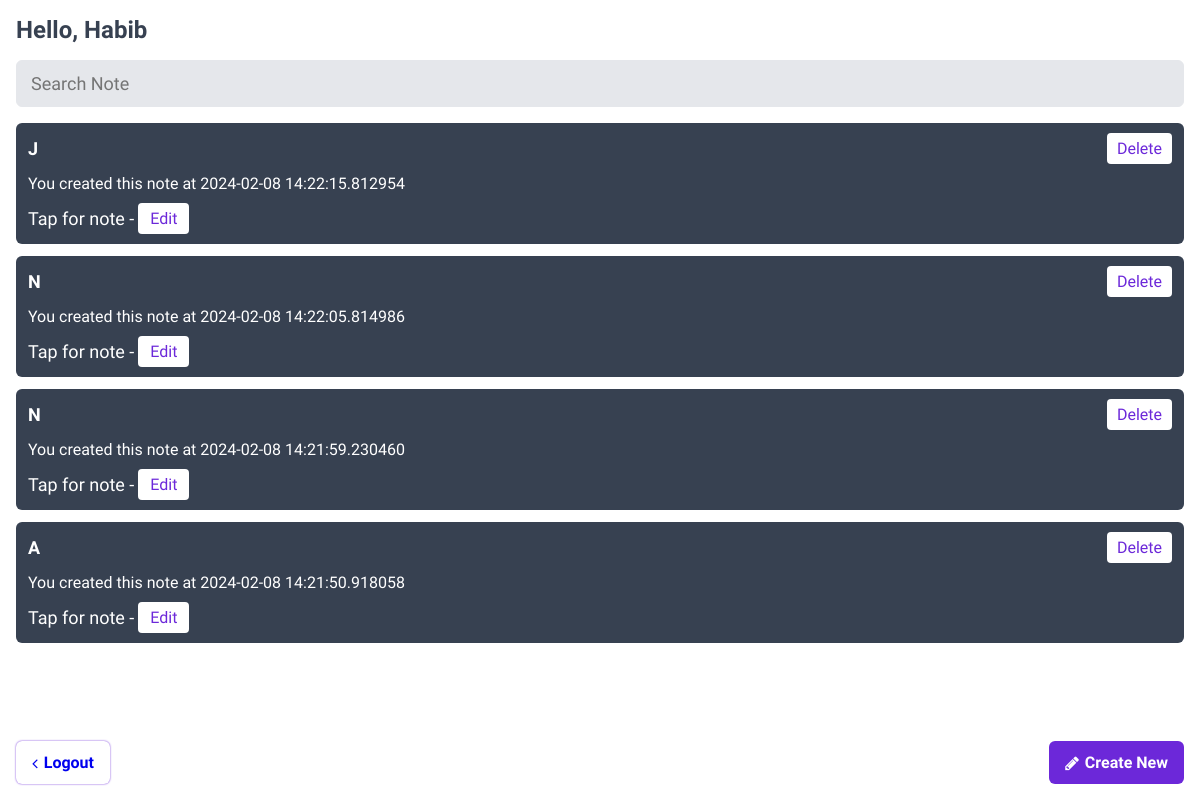
Page / (signed in) on the earlier database version.
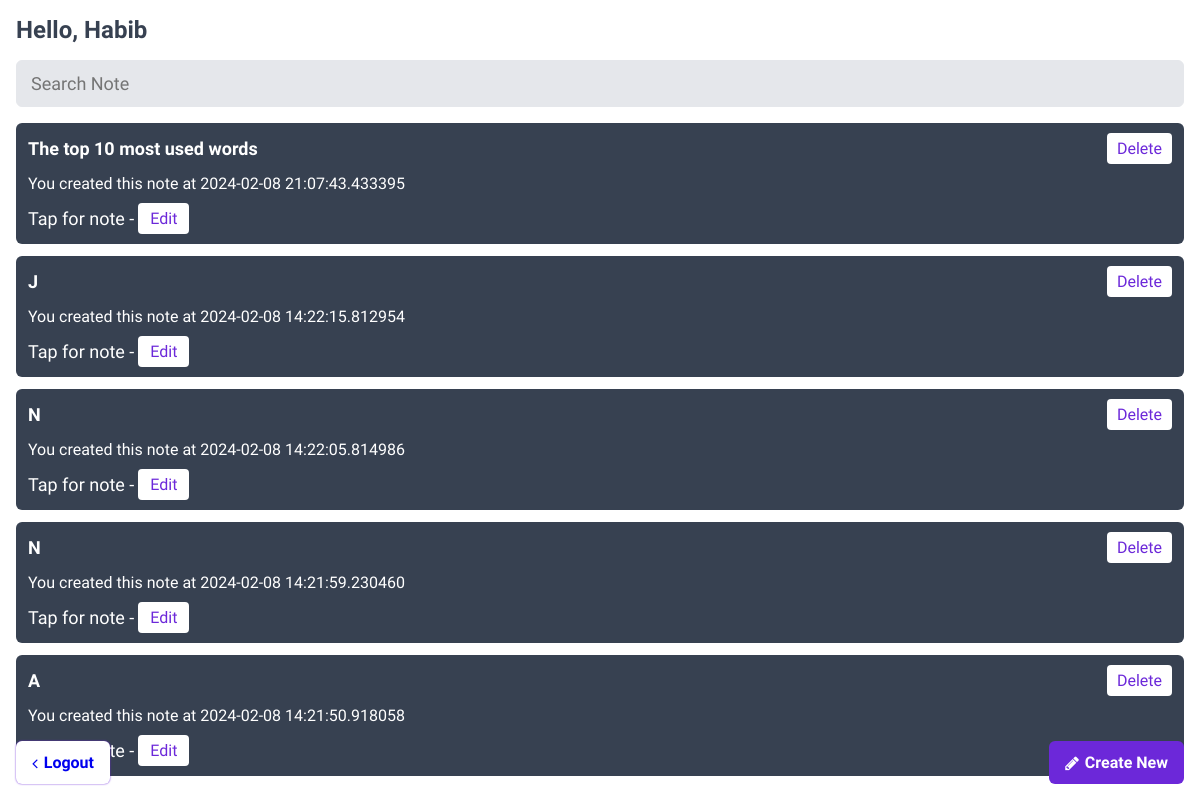
Same page on the later database version.
### app.py (models this page shows)
class User(db.Model):
    __tablename__ = "users"
    id = db.Column(db.Integer, primary_key = True)
    username = db.Column(db.String(50))
    email = db.Column(db.String(50), unique = True)
    password = db.Column(db.String(40))
    image_filename = db.Column(db.String(100))
    entries = db.relationship('Entry', backref='users', overlaps="users,entries")

class Note(db.Model):
    id = db.Column(db.Integer, primary_key= True)
    title = db.Column(db.String(100))
    text = db.Column(db.String(500))
    timestamp = db.Column(db.DateTime, default = datetime.utcnow)

### app.py (the view)
@app.route("/")
@login_required
def show_entries():
    if "user_id" in session:
        user_id = session["user_id"]
        if user_id:
            user = User.query.get(user_id)
            if user:
                notes = Note.query.order_by(Note.id.desc()).all()
                return render_template("entries/home.html", name = user, notes = notes)

### app.py (called while the page is built)
def login_required(view):
    @wraps(view)
    def inner(*args, **kwargs):
        if not session.get("logged_in"):
            return redirect(url_for("login"))
        return view(*args, **kwargs)
    return inner

### templates/entries/home.html (shortened to what this page needs)
<!doctype html>
<html lang="en">
	<head>
		<link
			rel="stylesheet"
			href="{{url_for('static', filename='./global.css')}}"
		/>
		<link
			rel="stylesheet"
			href="{{url_for('static', filename='./home.css')}}"
		/>
		<link
			rel="stylesheet"
			href="https://cdnjs.cloudflare.com/ajax/libs/font-awesome/4.7.0/css/font-awesome.min.css"
		/>
	</head>
	<body>
		<section class="home-container">
			<h1>Hello, {{ name.username }}</h1>
			<input placeholder="Search Note" />
			<div>
				{% for note in notes %}
				<div>
					<div class="notes">
						<div class="note-head">
							<label class="note-title"> {{ note.title }} </label>
							<a href="/delete/{{ note.id }}"> Delete </a>
						</div>
						<p class="timestamp">
							You created this note at {{ note.timestamp }}
						</p>
						<p class="tap">
							Tap for note -
							<a href="/edit/{{ note.id }}/new">Edit</a>
						</p>
					</div>
					{% else %}
					<p class="empty">No entry yet</p>
					{% endfor %}
				</div>
			</div>
			<div class="footer">
				<a href="/logout"> <i class="fa fa-angle-left"></i> Logout </a>
				<a href="/new_add"> <i class="fa fa-pencil"></i> Create New </a>
			</div>
		</section>
	</body>
</html>

### static/global.css (style rules this page uses)
* { padding: 0; margin: 0; border: none; outline: none; box-sizing: border-box; font-family: "Quicksand", sans-serif; }

### static/home.css (style rules this page uses)
body { background: var(--white); }
:root { --main: hsl(263, 70%, 50.4%); --lightgrey: hsl(220, 13%, 91%); --darkgrey: hsl(217, 19.1%, 26.7%); --white: rgba(255, 255, 255, 1); }
.home-container { padding: 16px; }
.home-container > h1 { font-size: 24px; color: var(--darkgrey); }
.home-container > input { display: block; padding: 12px 14px; font-size: 18px; background: var(--lightgrey); width: 100%; border-radius: 6px; border: 1px solid var(--lightgrey); caret-color: var(--main); margin-block: 16px; }
.notes { background: var(--darkgrey); color: var(--white); margin-top: 12px; padding: 10px 12px; border-radius: 6px; overflow-y: scroll; }
.notes .note-title { font-size: 18px; font-weight: bolder; }
.notes .note-head { display: flex; justify-content: space-between; align-items: center; flex-direction: row; gap: 20px; width: 100%; }
.notes .note-head a { display: block; background: var(--white); color: var(--main); padding: 6px 10px; border-radius: 4px; text-decoration: none; }
.notes .timestamp { padding-block: 10px; font-size: 16px; }
.notes .tap { display: flex; justify-content: start; align-items: center; flex-direction: row; font-size: 18px; gap: 4px; }
.notes .tap a { display: block; background: var(--white); color: var(--main); padding: 6px 12px; border-radius: 4px; text-decoration: none; font-size: 16px; }
.footer { display: flex; justify-content: space-between; align-items: center; flex-direction: row; position: fixed; left: 16px; right: 16px; bottom: 16px; }
.footer a { display: flex; justify-content: start; align-items: center; flex-direction: row; gap: 6px; text-decoration: none; padding: 12px 16px; font-weight: bold; border-radius: 6px; }
.footer a:first-child { background: var(--white); box-shadow: 0px 0px 2px var(--main); }
.footer a:last-child { background: var(--main); color: var(--white); }

Differences in the rows shown:
added Note: title "The top 10 most used words", timestamp "2024-02-08 21:07:43.433395"
